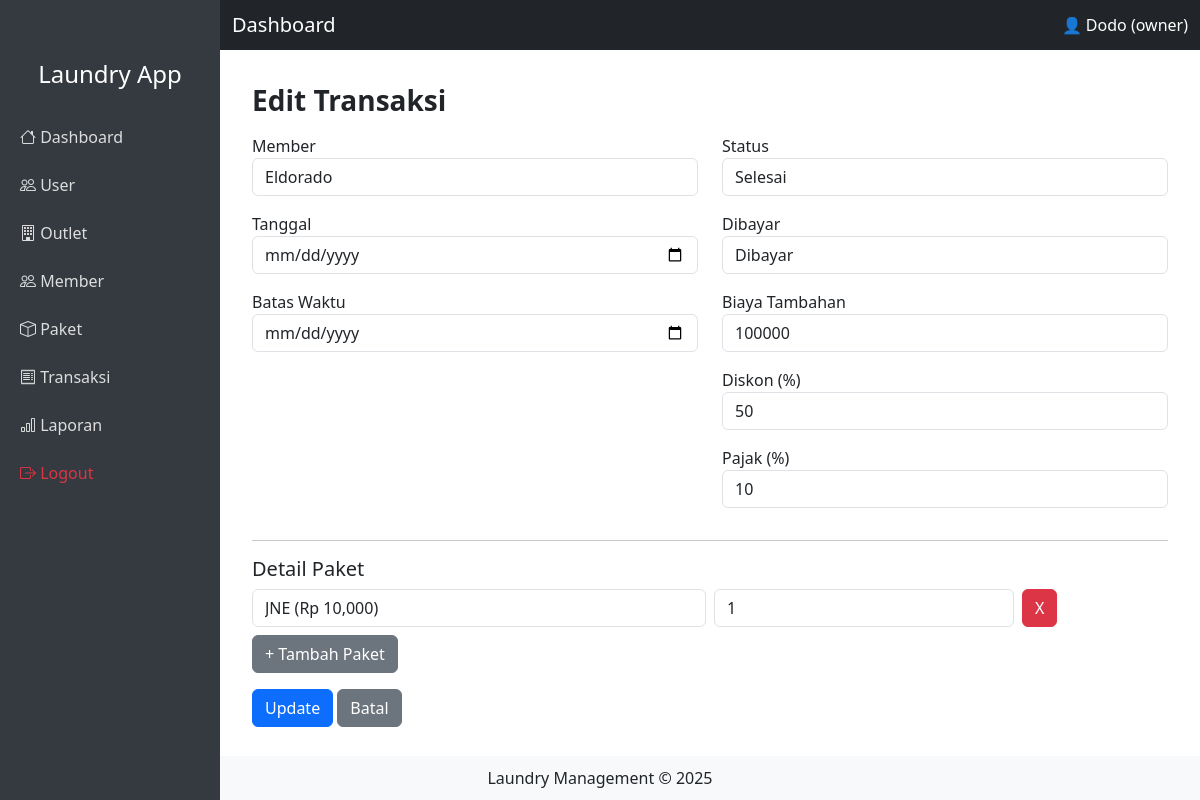
Screenshot of /pages/transaksi/edit.php?id=8 (signed in) with the database file from the repository.
### tables this page shows
CREATE TABLE `tb_transaksi` (
  `id` int(11) NOT NULL,
  `id_outlet` int(11) DEFAULT NULL,
  `kode_invoice` varchar(100) DEFAULT NULL,
  `id_member` int(11) DEFAULT NULL,
  `tgl` datetime DEFAULT NULL,
  `batas_waktu` datetime DEFAULT NULL,
  `tgl_bayar` datetime DEFAULT NULL,
  `biaya_tambahan` int(11) DEFAULT NULL,
  `diskon` double DEFAULT NULL,
  `pajak` int(11) DEFAULT NULL,
  `status` enum('baru','proses','selesai','diambil') DEFAULT NULL,
  `dibayar` enum('dibayar','belum_dibayar') DEFAULT NULL,
  `id_user` int(11) DEFAULT NULL
);

CREATE TABLE `tb_member` (
  `id` int(11) NOT NULL,
  `nama` varchar(100) DEFAULT NULL,
  `alamat` text DEFAULT NULL,
  `jenis_kelamin` enum('L','P') DEFAULT NULL,
  `tlp` varchar(15) DEFAULT NULL
);

CREATE TABLE `tb_detail_transaksi` (
  `id` int(11) NOT NULL,
  `id_transaksi` int(11) DEFAULT NULL,
  `id_paket` int(11) DEFAULT NULL,
  `qty` double DEFAULT NULL,
  `keterangan` text DEFAULT NULL
);

CREATE TABLE `tb_paket` (
  `id` int(11) NOT NULL,
  `id_outlet` int(11) DEFAULT NULL,
  `jenis` enum('kiloan','selimut','bed_cover','kaos','lain') DEFAULT NULL,
  `nama_paket` varchar(100) DEFAULT NULL,
  `harga` int(11) DEFAULT NULL
);

### pages/transaksi/edit.php (the view, shortened to what this page needs)
<?php
include "../../template/header.php";
include "../../config/database.php";
$id = $_GET['id'];
$data = mysqli_fetch_assoc(mysqli_query($conn, "SELECT * FROM tb_transaksi WHERE id='$id'"));
$members = mysqli_query($conn, "SELECT * FROM tb_member");
$pakets  = mysqli_query($conn, "SELECT * FROM tb_paket");
$details = mysqli_query($conn, "
  SELECT dt.*, p.nama_paket, p.harga
  FROM tb_detail_transaksi dt
  JOIN tb_paket p ON dt.id_paket = p.id
  WHERE dt.id_transaksi='$id'
");
?>
<div class="container-fluid mt-5 pt-3">
  <h3 class="fw-bold mb-3">Edit Transaksi</h3>
  <form method="POST">
    <div class="row">
      <div class="col-md-6">
        <div class="mb-3">
          <label>Member</label>
          <select name="id_member" class="form-control" required>
            <?php while($m=mysqli_fetch_assoc($members)){ ?>
              <option value="<?= $m['id']; ?>" <?= ($m['id']==$data['id_member'])?'selected':''; ?>>
                <?= $m['nama']; ?>
              </option>
            <?php } ?>
          </select>
        </div>
        <div class="mb-3">
          <label>Tanggal</label>
          <input type="date" name="tgl" value="<?= $data['tgl']; ?>" class="form-control">
        </div>
        <div class="mb-3">
          <label>Batas Waktu</label>
          <input type="date" name="batas_waktu" value="<?= $data['batas_waktu']; ?>" class="form-control">
        </div>
      </div>
      <div class="col-md-6">
        <div class="mb-3">
          <label>Status</label>
          <select name="status" class="form-control">
            <option value="selesai" <?= $data['status']=='selesai'?'selected':''; ?>>Selesai</option>
          </select>
        </div>
        <div class="mb-3">
          <label>Dibayar</label>
          <select name="dibayar" class="form-control">
            <option value="dibayar" <?= $data['dibayar']=='dibayar'?'selected':''; ?>>Dibayar</option>
          </select>
        </div>
        <div class="mb-3">
          <label>Biaya Tambahan</label>
          <input type="number" name="biaya_tambahan" class="form-control" value="<?= $data['biaya_tambahan']; ?>">
        </div>
        <div class="mb-3">
          <label>Diskon (%)</label>
          <input type="number" name="diskon" class="form-control" value="<?= $data['diskon']; ?>">
        </div>
        <div class="mb-3">
          <label>Pajak (%)</label>
          <input type="number" name="pajak" class="form-control" value="<?= $data['pajak']; ?>">
        </div>
      </div>
    </div>
    <hr>
    <h5>Detail Paket</h5>
    <div id="paket-container">
      <?php while($d=mysqli_fetch_assoc($details)){ ?>
      <div class="row g-2 mb-2 paket-row">
        <div class="col-md-6">
          <select name="paket[]" class="form-control">
            <?php mysqli_data_seek($pakets,0); while($p=mysqli_fetch_assoc($pakets)){ ?>
              <option value="<?= $p['id']; ?>" <?= $p['id']==$d['id_paket']?'selected':''; ?>>
                <?= $p['nama_paket']; ?> (Rp <?= number_format($p['harga']); ?>)
              </option>
            <?php } ?>
          </select>
        </div>
        <div class="col-md-4">
          <input type="number" name="qty[]" class="form-control" value="<?= $d['qty']; ?>" required>
        </div>
        <div class="col-md-2">
          <button type="button" class="btn btn-danger remove-row">X</button>
        </div>
      </div>
      <?php } ?>
    </div>
    <button type="button" id="add-row" class="btn btn-secondary mb-3">+ Tambah Paket</button>
    <div>
      <button type="submit" name="update" class="btn btn-primary">Update</button>
      <a href="index.php" class="btn btn-secondary">Batal</a>
    </div>
  </form>
</div>
<?php include "../../template/footer.php"; ?>

### template/header.php (style rules this page uses)
body { min-height: 100vh; display: flex; flex-direction: column; }

### rows the page displays
tb_transaksi: id_member "Eldorado", status "Selesai", dibayar "Dibayar", biaya_tambahan "100000", diskon "50", pajak "10"
tb_detail_transaksi: id_paket.nama_paket "JNE (Rp 10,000)", qty "1"

### other values shown
$_SESSION['nama'] "Dodo"
$_SESSION['role'] "owner"
